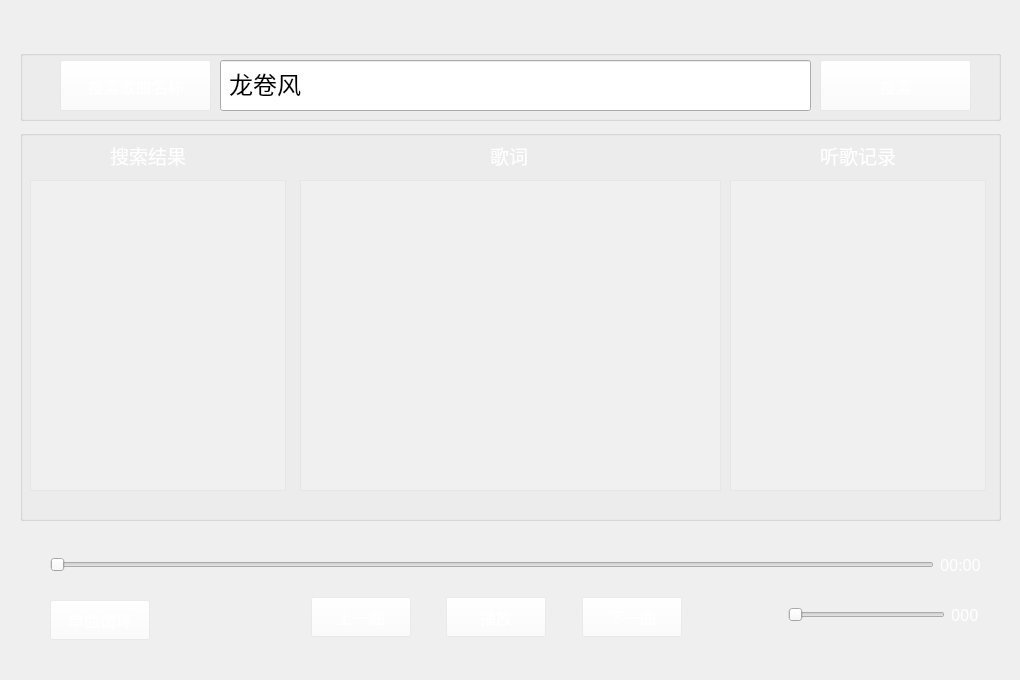
<?xml version="1.0" encoding="UTF-8"?>
<ui version="4.0">
 <class>MainVidget</class>
 <widget class="QWidget" name="MainVidget">
  <property name="geometry">
   <rect>
    <x>0</x>
    <y>0</y>
    <width>1020</width>
    <height>680</height>
   </rect>
  </property>
  <property name="windowTitle">
   <string>MainVidget</string>
  </property>
  <widget class="QGroupBox" name="groupBox">
   <property name="geometry">
    <rect>
     <x>20</x>
     <y>50</y>
     <width>981</width>
     <height>71</height>
    </rect>
   </property>
   <property name="title">
    <string/>
   </property>
   <widget class="QPushButton" name="gqmc">
    <property name="geometry">
     <rect>
      <x>40</x>
      <y>10</y>
      <width>151</width>
      <height>51</height>
     </rect>
    </property>
    <property name="font">
     <font>
      <family>阿里巴巴普惠体 H</family>
      <pointsize>12</pointsize>
      <bold>false</bold>
     </font>
    </property>
    <property name="styleSheet">
     <string notr="true">color:rgb(255,255,255);
background-color:rgba(255,255,255,50);</string>
    </property>
    <property name="text">
     <string>搜索歌曲名称</string>
    </property>
   </widget>
   <widget class="QLineEdit" name="ssk">
    <property name="geometry">
     <rect>
      <x>200</x>
      <y>10</y>
      <width>591</width>
      <height>51</height>
     </rect>
    </property>
    <property name="font">
     <font>
      <family>黑体</family>
      <pointsize>18</pointsize>
     </font>
    </property>
    <property name="text">
     <string> 龙卷风</string>
    </property>
   </widget>
   <widget class="QPushButton" name="ss">
    <property name="geometry">
     <rect>
      <x>800</x>
      <y>10</y>
      <width>151</width>
      <height>51</height>
     </rect>
    </property>
    <property name="font">
     <font>
      <family>阿里巴巴普惠体 H</family>
      <pointsize>12</pointsize>
      <bold>false</bold>
     </font>
    </property>
    <property name="cursor">
     <cursorShape>PointingHandCursor</cursorShape>
    </property>
    <property name="styleSheet">
     <string notr="true">color:rgb(255,255,255);
background-color:rgba(255,255,255,50);</string>
    </property>
    <property name="text">
     <string>搜索</string>
    </property>
   </widget>
  </widget>
  <widget class="QListWidget" name="jieguo">
   <property name="geometry">
    <rect>
     <x>30</x>
     <y>180</y>
     <width>256</width>
     <height>311</height>
    </rect>
   </property>
   <property name="styleSheet">
    <string notr="true">background-color: rgba(255, 255, 255,60);
</string>
   </property>
  </widget>
  <widget class="QLabel" name="label">
   <property name="geometry">
    <rect>
     <x>110</x>
     <y>140</y>
     <width>111</width>
     <height>31</height>
    </rect>
   </property>
   <property name="font">
    <font>
     <family>阿里巴巴普惠体 H</family>
     <pointsize>14</pointsize>
    </font>
   </property>
   <property name="styleSheet">
    <string notr="true">color:rgb(255,255,255);
</string>
   </property>
   <property name="text">
    <string>搜索结果</string>
   </property>
  </widget>
  <widget class="QTextBrowser" name="geci">
   <property name="geometry">
    <rect>
     <x>300</x>
     <y>180</y>
     <width>421</width>
     <height>311</height>
    </rect>
   </property>
   <property name="styleSheet">
    <string notr="true">background-color: rgba(255, 255, 255,60);
</string>
   </property>
  </widget>
  <widget class="QListWidget" name="jilu">
   <property name="geometry">
    <rect>
     <x>730</x>
     <y>180</y>
     <width>256</width>
     <height>311</height>
    </rect>
   </property>
   <property name="styleSheet">
    <string notr="true">background-color: rgba(255, 255, 255,60);
</string>
   </property>
  </widget>
  <widget class="QLabel" name="label_2">
   <property name="geometry">
    <rect>
     <x>490</x>
     <y>140</y>
     <width>111</width>
     <height>31</height>
    </rect>
   </property>
   <property name="font">
    <font>
     <family>阿里巴巴普惠体 H</family>
     <pointsize>14</pointsize>
    </font>
   </property>
   <property name="styleSheet">
    <string notr="true">color:rgb(255,255,255);
</string>
   </property>
   <property name="text">
    <string>歌词</string>
   </property>
  </widget>
  <widget class="QLabel" name="label_3">
   <property name="geometry">
    <rect>
     <x>820</x>
     <y>140</y>
     <width>111</width>
     <height>31</height>
    </rect>
   </property>
   <property name="font">
    <font>
     <family>阿里巴巴普惠体 H</family>
     <pointsize>14</pointsize>
    </font>
   </property>
   <property name="styleSheet">
    <string notr="true">color:rgb(255,255,255);
</string>
   </property>
   <property name="text">
    <string>听歌记录</string>
   </property>
  </widget>
  <widget class="QGroupBox" name="groupBox_2">
   <property name="geometry">
    <rect>
     <x>20</x>
     <y>130</y>
     <width>981</width>
     <height>391</height>
    </rect>
   </property>
   <property name="title">
    <string/>
   </property>
  </widget>
  <widget class="QPushButton" name="syq">
   <property name="geometry">
    <rect>
     <x>311</x>
     <y>597</y>
     <width>100</width>
     <height>40</height>
    </rect>
   </property>
   <property name="font">
    <font>
     <family>阿里巴巴普惠体 H</family>
     <pointsize>12</pointsize>
     <bold>false</bold>
    </font>
   </property>
   <property name="cursor">
    <cursorShape>PointingHandCursor</cursorShape>
   </property>
   <property name="styleSheet">
    <string notr="true">color:rgb(255,255,255);
background-color:rgba(255,255,255,50);</string>
   </property>
   <property name="text">
    <string>上一曲</string>
   </property>
   <property name="iconSize">
    <size>
     <width>36</width>
     <height>30</height>
    </size>
   </property>
  </widget>
  <widget class="QPushButton" name="bf">
   <property name="geometry">
    <rect>
     <x>446</x>
     <y>597</y>
     <width>100</width>
     <height>40</height>
    </rect>
   </property>
   <property name="font">
    <font>
     <family>阿里巴巴普惠体 H</family>
     <pointsize>12</pointsize>
     <bold>false</bold>
    </font>
   </property>
   <property name="cursor">
    <cursorShape>PointingHandCursor</cursorShape>
   </property>
   <property name="styleSheet">
    <string notr="true">color:rgb(255,255,255);
background-color:rgba(255,255,255,50);</string>
   </property>
   <property name="text">
    <string>播放</string>
   </property>
   <property name="iconSize">
    <size>
     <width>36</width>
     <height>30</height>
    </size>
   </property>
  </widget>
  <widget class="QPushButton" name="xyq">
   <property name="geometry">
    <rect>
     <x>582</x>
     <y>597</y>
     <width>100</width>
     <height>40</height>
    </rect>
   </property>
   <property name="font">
    <font>
     <family>阿里巴巴普惠体 H</family>
     <pointsize>12</pointsize>
     <bold>false</bold>
    </font>
   </property>
   <property name="cursor">
    <cursorShape>PointingHandCursor</cursorShape>
   </property>
   <property name="styleSheet">
    <string notr="true">color:rgb(255,255,255);
background-color:rgba(255,255,255,50);</string>
   </property>
   <property name="text">
    <string>下一曲</string>
   </property>
   <property name="iconSize">
    <size>
     <width>36</width>
     <height>30</height>
    </size>
   </property>
  </widget>
  <widget class="QPushButton" name="dqxh">
   <property name="geometry">
    <rect>
     <x>50</x>
     <y>600</y>
     <width>100</width>
     <height>40</height>
    </rect>
   </property>
   <property name="font">
    <font>
     <family>阿里巴巴普惠体 H</family>
     <pointsize>12</pointsize>
     <bold>false</bold>
    </font>
   </property>
   <property name="cursor">
    <cursorShape>PointingHandCursor</cursorShape>
   </property>
   <property name="toolTip">
    <string>循环播放</string>
   </property>
   <property name="styleSheet">
    <string notr="true">color:rgb(255,255,255);
background-color:rgba(255,255,255,50);</string>
   </property>
   <property name="text">
    <string>单曲循环</string>
   </property>
  </widget>
  <widget class="QWidget" name="layoutWidget">
   <property name="geometry">
    <rect>
     <x>850</x>
     <y>0</y>
     <width>160</width>
     <height>46</height>
    </rect>
   </property>
   <property name="cursor">
    <cursorShape>PointingHandCursor</cursorShape>
   </property>
   <property name="styleSheet">
    <string>QPushButton
{
border-radius:0px;
background-repeat:no-repeat;
border:none;
background-position:center center;
}
QPushButton:hover{
background-color:rgba(230,0,0,5);
}
QPushButton:pressed{
background-color:rgba(95,95,95,100);
border-color:rgba(255,255,255,30);
border-style:inset;
color:rgba(0,0,0,100);
}</string>
   </property>
   <layout class="QHBoxLayout" name="horizontalLayout">
    <item>
     <widget class="QPushButton" name="about">
      <property name="cursor">
       <cursorShape>PointingHandCursor</cursorShape>
      </property>
      <property name="styleSheet">
       <string notr="true">QPushButton
{
border-radius:0px;
background-repeat:no-repeat;
border:none;
background-position:center center;
}
QPushButton:hover{
background-color:rgba(230,0,0,0,5);
}
QPushButton:pressed
{
background-color:rgba(95,95,95,100);
border-color:rgba(255,255,255,30);
border-style:inset;
color:rgba(0,0,0,100);
}</string>
      </property>
      <property name="text">
       <string/>
      </property>
      <property name="icon">
       <iconset resource="imgs.qrc">
        <normaloff>:/new/prefix1/img/gy.png</normaloff>:/new/prefix1/img/gy.png</iconset>
      </property>
      <property name="iconSize">
       <size>
        <width>35</width>
        <height>35</height>
       </size>
      </property>
     </widget>
    </item>
    <item>
     <widget class="QPushButton" name="pf">
      <property name="cursor">
       <cursorShape>PointingHandCursor</cursorShape>
      </property>
      <property name="styleSheet">
       <string notr="true">QPushButton
{
border-radius:0px;
background-repeat:no-repeat;
border:none;
background-position:center center;
}
QPushButton:hover{
background-color:rgba(230,0,0,5);
}
QPushButton:pressed{
background-color:rgba(95,95,95,100);
border-color:rgba(255,255,255,30);
border-style:inset;
color:rgba(0,0,0,100);
}</string>
      </property>
      <property name="text">
       <string/>
      </property>
      <property name="icon">
       <iconset resource="imgs.qrc">
        <normaloff>:/new/prefix1/img/pf.png</normaloff>:/new/prefix1/img/pf.png</iconset>
      </property>
      <property name="iconSize">
       <size>
        <width>35</width>
        <height>35</height>
       </size>
      </property>
     </widget>
    </item>
    <item>
     <widget class="QPushButton" name="gb">
      <property name="cursor">
       <cursorShape>PointingHandCursor</cursorShape>
      </property>
      <property name="styleSheet">
       <string notr="true">QPushButton
{
border-radius:0px;
background-repeat:no-repeat;
border:none;
background-position:center center;
}
QPushButton:hover{
background-color:rgba(230,0,0,5);
}
QPushButton:pressed{
background-color:rgba(95,95,95,100);
border-color:rgba(255,255,255,30);
border-style:inset;
color:rgba(0,0,0,100);
}</string>
      </property>
      <property name="text">
       <string/>
      </property>
      <property name="icon">
       <iconset resource="imgs.qrc">
        <normaloff>:/new/prefix1/img/gb.png</normaloff>:/new/prefix1/img/gb.png</iconset>
      </property>
      <property name="iconSize">
       <size>
        <width>35</width>
        <height>35</height>
       </size>
      </property>
     </widget>
    </item>
   </layout>
  </widget>
  <widget class="QWidget" name="layoutWidget">
   <property name="geometry">
    <rect>
     <x>50</x>
     <y>550</y>
     <width>931</width>
     <height>29</height>
    </rect>
   </property>
   <layout class="QHBoxLayout" name="horizontalLayout_2">
    <item>
     <widget class="QSlider" name="jindutiao">
      <property name="cursor">
       <cursorShape>PointingHandCursor</cursorShape>
      </property>
      <property name="maximum">
       <number>100</number>
      </property>
      <property name="singleStep">
       <number>1</number>
      </property>
      <property name="orientation">
       <enum>Qt::Orientation::Horizontal</enum>
      </property>
     </widget>
    </item>
    <item>
     <widget class="QLabel" name="stime">
      <property name="font">
       <font>
        <family>阿里巴巴普惠体 H</family>
        <pointsize>12</pointsize>
       </font>
      </property>
      <property name="styleSheet">
       <string notr="true">color:rgb(255,255,255);
</string>
      </property>
      <property name="text">
       <string>00:00</string>
      </property>
     </widget>
    </item>
   </layout>
  </widget>
  <widget class="QWidget" name="layoutWidget">
   <property name="geometry">
    <rect>
     <x>788</x>
     <y>600</y>
     <width>191</width>
     <height>29</height>
    </rect>
   </property>
   <layout class="QHBoxLayout" name="horizontalLayout_3">
    <item>
     <widget class="QSlider" name="yinliang">
      <property name="cursor">
       <cursorShape>PointingHandCursor</cursorShape>
      </property>
      <property name="orientation">
       <enum>Qt::Orientation::Horizontal</enum>
      </property>
     </widget>
    </item>
    <item>
     <widget class="QLabel" name="yinlaingzhi">
      <property name="font">
       <font>
        <family>阿里巴巴普惠体 H</family>
        <pointsize>12</pointsize>
       </font>
      </property>
      <property name="styleSheet">
       <string notr="true">color:rgb(255,255,255);
</string>
      </property>
      <property name="text">
       <string>000</string>
      </property>
     </widget>
    </item>
   </layout>
  </widget>
  <zorder>layoutWidget</zorder>
  <zorder>layoutWidget</zorder>
  <zorder>layoutWidget</zorder>
  <zorder>groupBox_2</zorder>
  <zorder>groupBox</zorder>
  <zorder>jieguo</zorder>
  <zorder>label</zorder>
  <zorder>geci</zorder>
  <zorder>jilu</zorder>
  <zorder>label_2</zorder>
  <zorder>label_3</zorder>
  <zorder>syq</zorder>
  <zorder>bf</zorder>
  <zorder>xyq</zorder>
  <zorder>dqxh</zorder>
 </widget>
 <resources>
  <include location="imgs.qrc"/>
 </resources>
 <connections/>
</ui>
